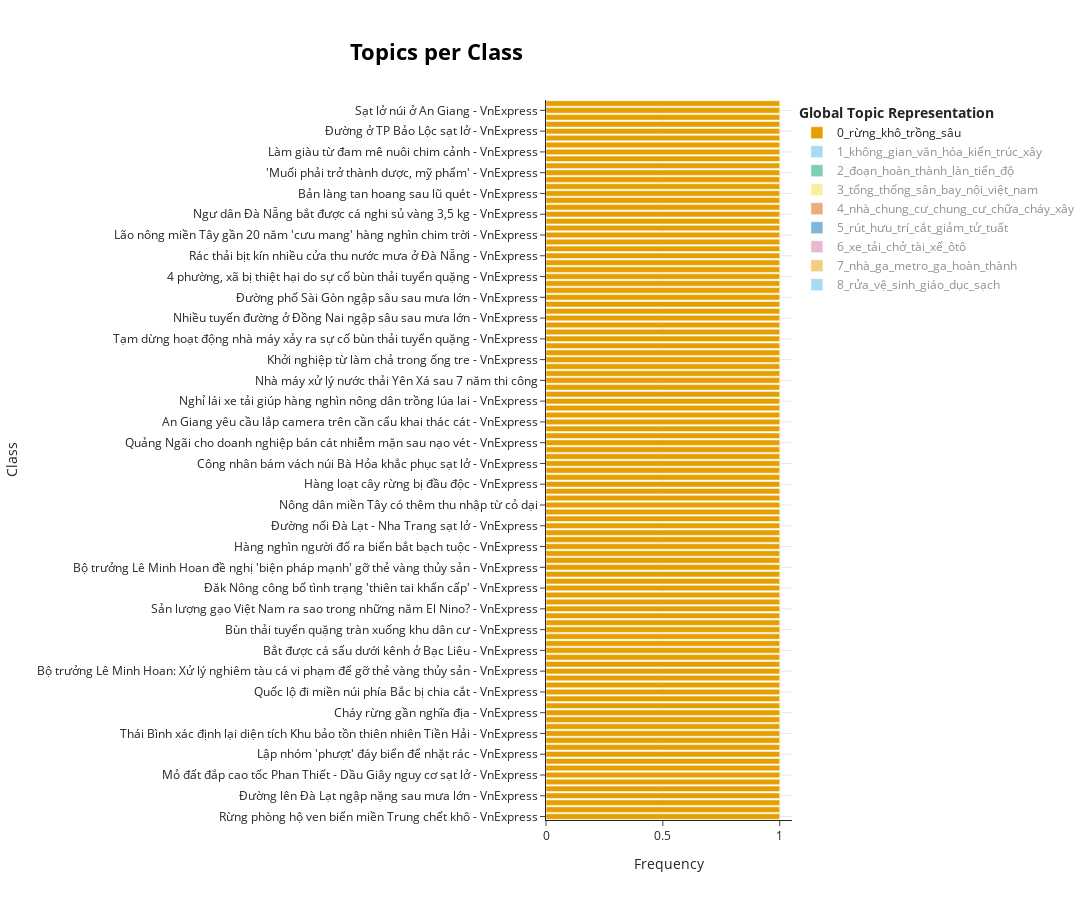

Notebook cell for this chart:
### Markdown cell above
### Visualize Topics per Class

### Code cell
classes = [i for i in papers["title"]]
topics_per_class = topic_model.topics_per_class(docs, classes=classes)
topic_model.visualize_topics_per_class(topics_per_class)
